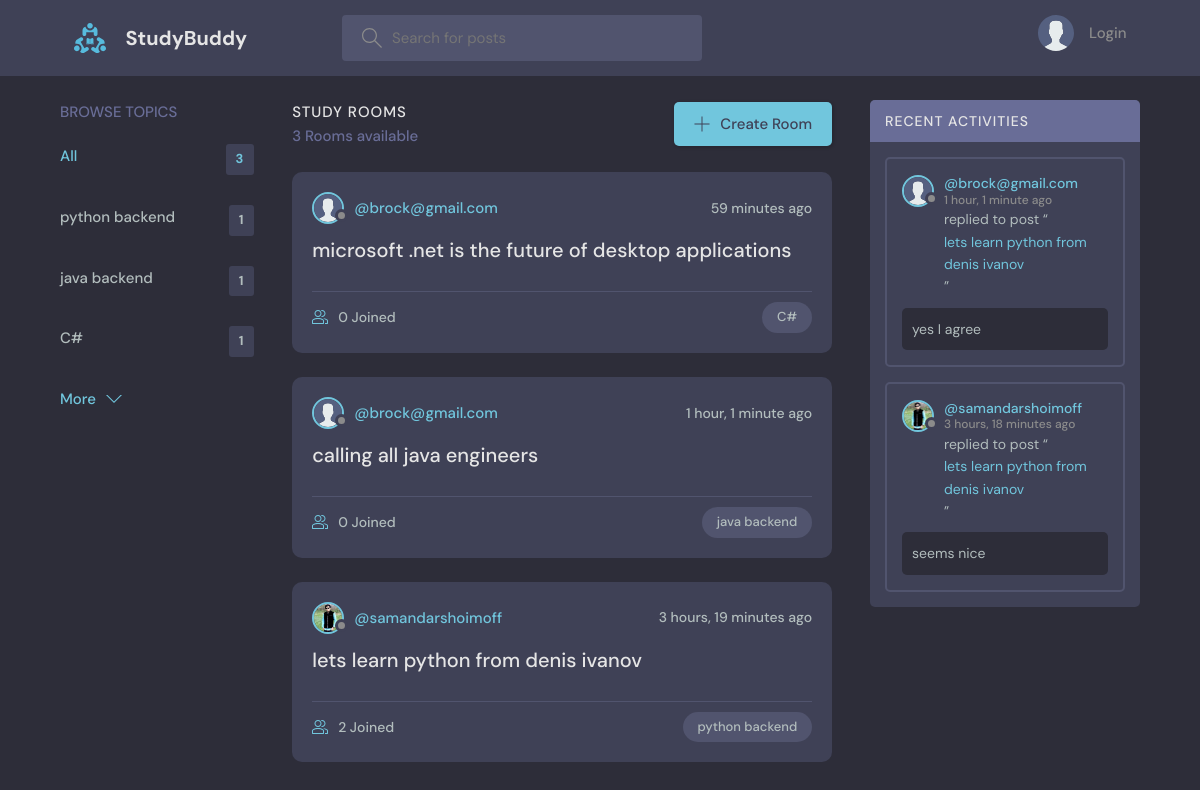
The page / on the database its author committed.
### base/models.py (models this page shows, shortened)
class Topic(models.Model):
  name = models.CharField(max_length=200)

class Room(models.Model):
  host = models.ForeignKey(User, on_delete=models.CASCADE)
  topic = models.ForeignKey(Topic, on_delete=models.CASCADE, null=True)
  name = models.CharField(max_length=200)
  description = models.TextField(null=True, blank=True)
  participants = models.ManyToManyField(User, related_name='participants', blank=True)
  updated = models.DateTimeField(auto_now=True)
  created = models.DateTimeField(auto_now_add=True)
  class Meta:
    ordering = ['-updated', '-created']
  def __str__(self):
    return self.name

class User(AbstractUser):
    name = models.CharField(max_length=200, null=True)
    email = models.EmailField(unique=True, null=True)
    bio = models.TextField(null=True)
    avatar = models.ImageField(null=True, default="avatar.svg")
    USERNAME_FIELD = 'email'
    REQUIRED_FIELDS = []

class Message(models.Model):
  user = models.ForeignKey(User, on_delete=models.CASCADE)
  room = models.ForeignKey(Room, on_delete=models.CASCADE)
  body = models.TextField()
  updated = models.DateTimeField(auto_now=True)
  created = models.DateTimeField(auto_now_add=True)
  class Meta:
    ordering = ['-updated', '-created']

### base/views.py (the view)
# urls.py: path("", views.home, name="home"),
def home(request):
  q = request.GET.get('q') if request.GET.get('q') != None else ''
  rooms = Room.objects.filter(
    Q(topic__name__contains=q) |
    Q(name__contains=q) |
    Q(description__contains=q)
    )
  room_count = rooms.count()
  room_messages = Message.objects.filter(Q(room__topic__name__contains=q))
  topics = Topic.objects.all()[:5]
  context = {'rooms':rooms, 'topics':topics, 'q':q,
    'room_count':room_count, 'room_messages':room_messages}
  return render(request, 'base/home.html', context)

### base/templates/base/home.html (shortened to what this page needs)
{% extends 'main.html' %}
{% block content %}
<main class="layout layout--3">
  <div class="container">
    {% include 'base/topics_component.html' %}
    <div class="roomList">
      <div class="roomList__header">
        <div>
          <h2>Study Rooms</h2>
          <p>{{room_count}} Rooms available</p>
        </div>
        <a class="btn btn--main" href="{% url 'create-room' %}">
          <svg version="1.1" xmlns="http://www.w3.org/2000/svg" width="32" height="32" viewBox="0 0 32 32">
            <title>add</title>
            <path
              d="M16.943 0.943h-1.885v14.115h-14.115v1.885h14.115v14.115h1.885v-14.115h14.115v-1.885h-14.115v-14.115z">
            </path>
          </svg>
          Create Room
        </a>
      </div>
      {% include 'base/feed_component.html' %}
    </div>
    {% include 'base/activity_component.html' %}
  </div>
</main>
{% endblock %}

### base/templates/base/topics_component.html
<div class="topics">
    <div class="topics__header">
        <h2>Browse Topics</h2>
    </div>
    <ul class="topics__list">
        <li>
            <a href="{% url 'home' %}" class="active">All <span>{{topics.count}}</span></a>
        </li>
        {% for topic in topics %}
        <li>
            <a href="{% url 'home' %}?q={{topic.name}}">{{topic.name}}<span>{{topic.room_set.all.count}}</span></a>
        </li>
        {% endfor %}
    </ul>
    <a class="btn btn--link" href="{% url 'topics' %}">
        More
        <svg version="1.1" xmlns="http://www.w3.org/2000/svg" width="32" height="32" viewBox="0 0 32 32">
            <title>chevron-down</title>
            <path d="M16 21l-13-13h-3l16 16 16-16h-3l-13 13z"></path>
        </svg>
    </a>
</div>

### base/templates/base/feed_component.html (shortened to what this page needs)
{% for room in rooms %}
<div class="roomListRoom">
    <div class="roomListRoom__header">
        <a href="{% url 'user-profile' room.host.id %}" class="roomListRoom__author">
            <div class="avatar avatar--small">
                <img src="{{room.host.avatar.url}}" />
            </div>
            <span>@{{room.host.username}}</span>
        </a>
        <div class="roomListRoom__actions">
            <span>{{room.created|timesince}} ago</span>
        </div>
    </div>
    <div class="roomListRoom__content">
        <a href="{% url 'room' room.id %}">{{room.name}}</a>
    </div>
    <div class="roomListRoom__meta">
        <a href="{% url 'room' room.id %}" class="roomListRoom__joined">
            {{room.participants.all.count}} Joined
        </a>
        <p class="roomListRoom__topic">{{room.topic.name}}</p>
    </div>
</div>
{% endfor %}

### base/templates/base/activity_component.html (shortened to what this page needs)
<div class="activities">
    <div class="activities__header">
        <h2>Recent Activities</h2>
    </div>
    {% for message in room_messages %}
    <div class="activities__box">
        <div class="activities__boxHeader roomListRoom__header">
            <a href="{% url 'user-profile' message.user.id %}" class="roomListRoom__author">
                <div class="avatar avatar--small">
                    <img src="{{message.user.avatar.url}}" />
                </div>
                <p>
                    @{{message.user.username}}
                    <span>{{message.created|timesince}} ago</span>
                </p>
            </a>
        </div>
        <div class="activities__boxContent">
            <p>replied to post “<a href="{% url 'room' message.room.id %}">{{message.room}}</a>”</p>
            <div class="activities__boxRoomContent">{{message.body}}</div>
        </div>
    </div>
    {% endfor %}
</div>

### rows shown on the page
Topic: name "python backend", room_set.all.count "1"
Topic: name "java backend", room_set.all.count "1"
Topic: name "C#", room_set.all.count "1"
Room: host.avatar (placeholder picture), host.username "brock@gmail.com", created "59 minutes", name "microsoft .net is the future of desktop applications", participants.all.count "0", topic.name "C#"
Room: host.avatar (placeholder picture), host.username "brock@gmail.com", created "1 hour, 1 minute", name "calling all java engineers", participants.all.count "0", topic.name "java backend"
Room: host.avatar (picture), host.username "samandarshoimoff", created "3 hours, 19 minutes", name "lets learn python from denis ivanov", participants.all.count "2", topic.name "python backend"
Message: user.avatar (placeholder picture), user.username "brock@gmail.com", created "1 hour, 1 minute", room "lets learn python from denis ivanov", body "yes I agree"
Message: user.avatar (picture), user.username "samandarshoimoff", created "3 hours, 18 minutes", room "lets learn python from denis ivanov", body "seems nice"

### other values the page prints
{{ topics.count }} "3"
{{ room_count }} "3"
